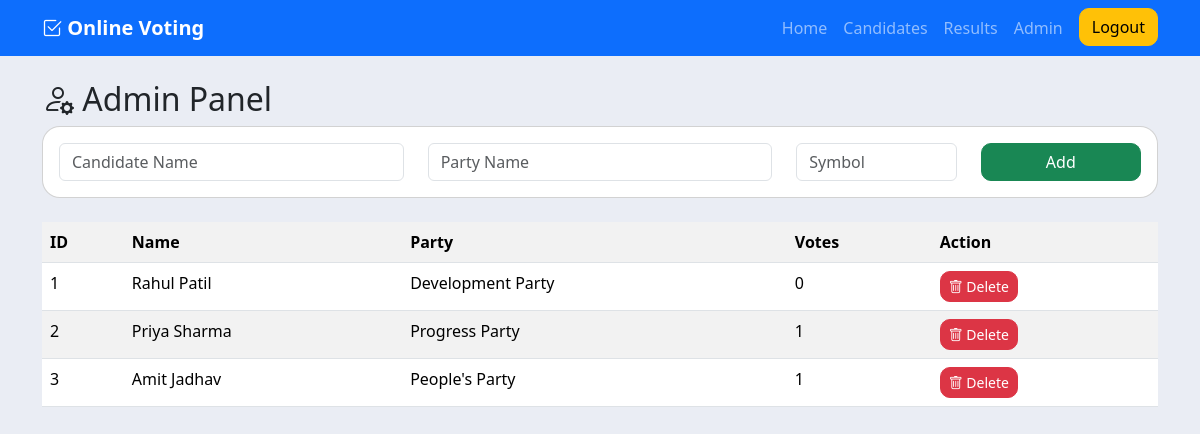
The page /admin (signed in) on the database its author committed.
### tables this page shows
CREATE TABLE candidates(
            id INTEGER PRIMARY KEY AUTOINCREMENT,
            name TEXT NOT NULL,
            party TEXT NOT NULL,
            symbol TEXT,
            votes INTEGER DEFAULT 0
        );

### app.py (the view, shortened to what this page needs)
@app.route("/admin",methods=["GET", "POST"])
def admin():
    connection = get_db()
    candidates = connection.execute("""
        SELECT * FROM candidates
        ORDER BY id
    """).fetchall()
    connection.close()
    return render_template("admin.html",candidates=candidates)

### app.py (called while the page is built)
def get_db():
    connection = sqlite3.connect(DATABASE)
    connection.row_factory = sqlite3.Row
    return connection

### templates/admin.html
{% extends "base.html" %}
{% block content %}
<h2>
<i class="bi bi-person-gear"></i>
Admin Panel
</h2>
<div class="card mb-4">
<div class="card-body">
<form method="POST">
<div class="row">
<div class="col-md-4">
<input
    class="form-control"
    name="name"
    placeholder="Candidate Name"
    required
>
</div>
<div class="col-md-4">
<input
    class="form-control"
    name="party"
    placeholder="Party Name"
    required
>
</div>
<div class="col-md-2">
<input
    class="form-control"
    name="symbol"
    placeholder="Symbol"
>
</div>
<div class="col-md-2">
<button
    class="btn btn-success w-100"
>
Add
</button>
</div>
</div>
</form>
</div>
</div>
<table class="table table-striped">
<tr>
<th>ID</th>
<th>Name</th>
<th>Party</th>
<th>Votes</th>
<th>Action</th>
</tr>
{% for candidate in candidates %}
<tr>
<td>
{{ candidate.id }}
</td>
<td>
{{ candidate.name }}
</td>
<td>
{{ candidate.party }}
</td>
<td>
{{ candidate.votes }}
</td>
<td>
<a
    class="btn btn-danger btn-sm"
    href="{{ url_for(
    'delete_candidate',
    candidate_id=candidate.id
    ) }}"
>
<i class="bi bi-trash"></i>
Delete
</a>
</td>
</tr>
{% endfor %}
</table>
{% endblock %}

### Static/style.css (style rules this page uses)
body { background: #eaedf4; }
.btn { border-radius: 10px; }
.card { border-radius: 18px; }

### rows shown on the page
candidates: id "1", name "Rahul Patil", party "Development Party", votes "0"
candidates: id "2", name "Priya Sharma", party "Progress Party", votes "1"
candidates: id "3", name "Amit Jadhav", party "People's Party", votes "1"
